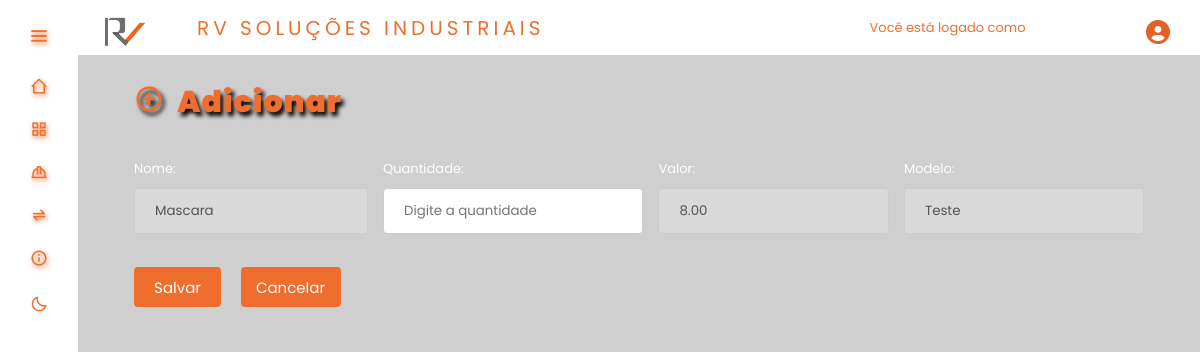
The app's page /tables/adicionarEpi.php?id=1 with its own data.
### tables this page shows
CREATE TABLE `produto` (
  `id_produto` int(11) NOT NULL,
  `Quantidade` int(11) DEFAULT NULL,
  `Valor` decimal(6,2) DEFAULT NULL,
  `Modelo` varchar(100) DEFAULT NULL,
  `Descricao` varchar(100) DEFAULT NULL,
  `Tipo` int(11) DEFAULT NULL,
  `Fornecedor_id` int(11) DEFAULT NULL
);

### tables/adicionarEpi.php (the view, shortened to what this page needs)
<?php
    include_once("./conexao.php");
    $result_produto = "SELECT * FROM produto WHERE id_produto = '" . $_GET['id'] . "'";
    $resultado_produto = mysqli_query($conn, $result_produto);
    $row_produto = mysqli_fetch_assoc($resultado_produto);
?>
<!DOCTYPE html>
    <head>
        <link rel="stylesheet" href="<?php echo BASEURL; ?>css/styleSubmit.css"/>
        <link rel="stylesheet" href="<?php echo BASEURL; ?>inc/style.css"/>
        <link rel="stylesheet" href="<?php echo BASEURL; ?>inc/styleDark.css">
        <link href='https://unpkg.com/boxicons@2.1.4/css/boxicons.min.css' rel='stylesheet'>
        <link rel="stylesheet" href="https://cdnjs.cloudflare.com/ajax/libs/font-awesome/6.4.0/css/all.min.css"
 />
    </head>
    <body>
        <div class="TituloEdit">
            <h2 class="titulos"><i class='bx bx-plus-circle'></i>&nbsp Adicionar </h2>
        </div>
        <form class="tela-editar" method="POST" action="functions/add.php" enctype="multipart/form-data">
            <div class="deixar-column">
                <div class="inputValues">
                    <div class="Nome">
                        <label for="Nome">
                            Nome:
                            <input type="text" name="descricao" value="<?php echo $row_produto['Descricao']; ?>" disabled><br><br>
                        </label>
                    </div>
                    <div class="Qtd">
                        <label for="Qtd">
                            Quantidade:
                            <input type="number" name="quantidade_a_somar" placeholder="Digite a quantidade"><br><br>
                        </label>
                    </div>
                    <div class="Valor">
                        <label for="Valor">
                            Valor:
                            <input type="number" step="0.01" name="valor" min="0.01" placeholder="Digite o valor" value="<?php echo $row_produto['Valor']; ?>" disabled><br><br>
                        </label>
                    </div>
                    <div class="Modelo">
                        <label for="Modelo">
                            Modelo:
                            <input type="text" name="modelo" placeholder="Digite o modelo" value="<?php echo $row_produto['Modelo']; ?>" disabled><br><br>
                        </label>
                    </div>
                </div>
                <div class="btnFuncoes">
                    <div class="btnSalvar">
                        <button type="submit" name="" class="btn btn-primary">Salvar</button>
                    </div>
                    <div class="btnCancela">
                        <a href="<?php echo BASEURL;?>tables/epis.php">Cancelar</a>
                    </div>
                </div>
            </div>
        </form>
    </body>
</html>

### inc/style.css (style rules this page uses)
:root { --color-default:#1c1c1c; --color-second: #D3D3D3; --color-white:#89817D; --color-body:#4A3F35; --color-black:#F06E2D; --search-bar: #F2F2F2; --search-text: #010718; }
* { padding: 0%; margin: 0%; box-sizing: border-box; font-family: 'Poppins', sans-serif; }
* { margin: 0; padding: 0; box-sizing: border-box; }
a { color: rgb(168, 167, 167); text-decoration: none; transition: 0.5s; }
* { box-sizing: border-box }
body { font-family: Verdana, sans-serif; margin:0 }
label { font-size: small; margin-top: 50px; }
.TituloEdit > .titulos { font-family: 'Poppins', sans-serif; margin: 25px 0 0 5%; color: var(--color-black); font-size: 30px; font-weight: 1000; text-shadow: 3px 4px 4px black; letter-spacing: 1px; color: var(--color-black); font-size: 30px; font-weight: 1000; }
.btnSalvar { margin-right: 20px; }
.Nome { color: var(--search-text); }
.Modelo, .Valor, .Qtd, .Tipo, .Fornecedor { margin-left: 15px; color: var(--search-text); }
.tela-editar { display: flex; margin: 0 5% 0 5%; }
.deixar-column { display: flex; flex-direction: column; margin: 30px 0 0 0; }
.inputValues { display: flex; flex-direction: row; }
.btnFuncoes { display: flex; flex-direction: row; }
.btnFuncoes > .btnCancela { display: inline; width: 100px; background-color: #F06E2D; color: white; border: none; border-radius: 4px; cursor: pointer; height: 40px; padding: 8px 15px; }
.btnFuncoes > .btnCancela a { color: white; font-size: 15px; justify-content: center; align-items: center; }

### inc/styleDark.css (style rules this page uses)
:root { --color-default:#ffffff; --color-second: #bebebe; --color-white:#333333; --color-body:#cfcfcf; --color-black:#F06E2D; --search-bar: #F2F2F2; --search-text: #010718; }

### css/styleSubmit.css (style rules this page uses)
button[type=submit] { width: 100px; background-color: #F06E2D; color: white; padding: 9px 20px; border: none; border-radius: 4px; cursor: pointer; height: 40px; font-size: 15px; }
input[type=text], select { width: 90%; padding: 10px 20px; margin: 8px 0; display: inline-block; border: 1px solid #ccc; border-radius: 4px; box-sizing: border-box; }
input[type=number], select { width: 90%; padding: 10px 20px; margin: 8px 0; display: inline-block; border: 1px solid #ccc; border-radius: 4px; box-sizing: border-box; }
input[type=text], select { width: 80%; padding: 2px 8px; margin: 4px 0; display: inline-block; border: 1px solid #ccc; border-radius: 4px; box-sizing: border-box; }
input[type=number], select { width: 100%; padding: 12px 20px; margin: 8px 0; display: inline-block; border: 1px solid #ccc; border-radius: 4px; box-sizing: border-box; }
button[type=submit] { width: 100%; background-color: #F06E2D; color: white; padding: 0px 20px; margin: 0px 0; border: none; border-radius: 4px; cursor: pointer; }
input[type=text], select { width: 100%; padding: 12px 20px; margin: 8px 0; display: inline-block; border: 1px solid #ccc; border-radius: 4px; box-sizing: border-box; }
label { font-size: small; margin-top: 50px; color: white; }

### records on screen
produto: descricao "Mascara", valor "8.00", modelo "Teste"
